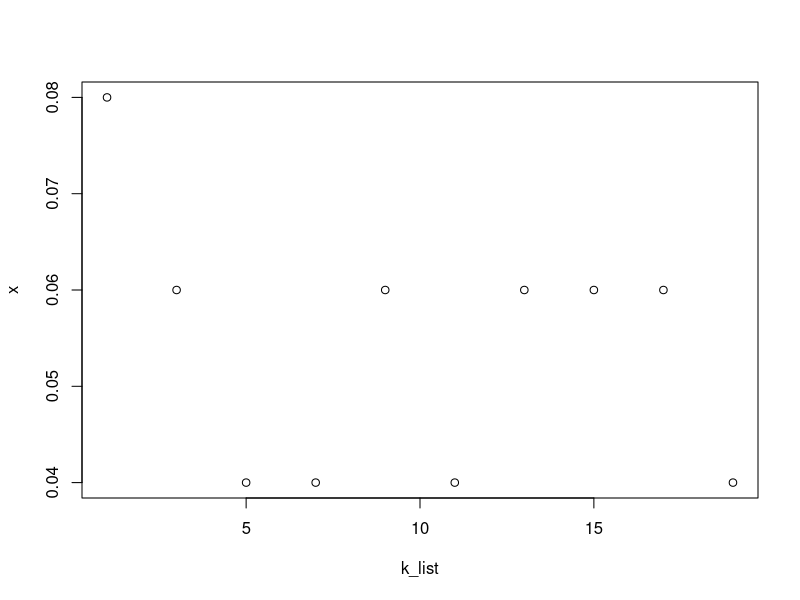

Recreate this plot in R.
library(MASS)
library(class)
data(iris3)
train<-rbind(iris3[1:25,,2],iris3[1:25,,3])
train <- scale(train)
test<-rbind(iris3[26:50,,2],iris3[26:50,,3])
test <- scale(test)
cl<-factor(c(rep("c",25),rep("v",25)))  

x <- list()
k_list <- list()
for (i in 1:10){
  k <- 2*i -1
  k_list <- c(k_list,list(2*i -1))
  knn_k <- knn(train,test,cl,k,prob=TRUE) 
  x <- c(x,list((sum(cl!=knn_k))/50 ))
}
x
k_list
plot(k_list,x)
